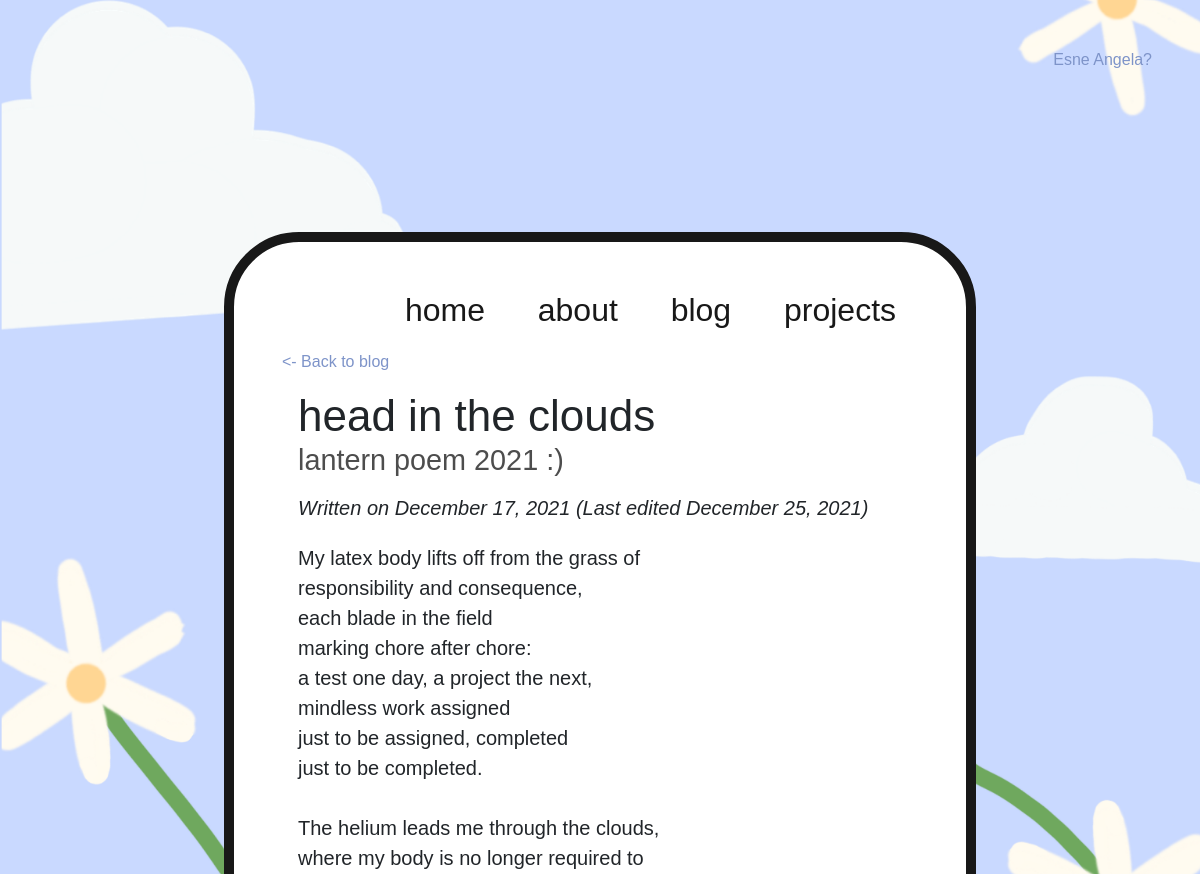
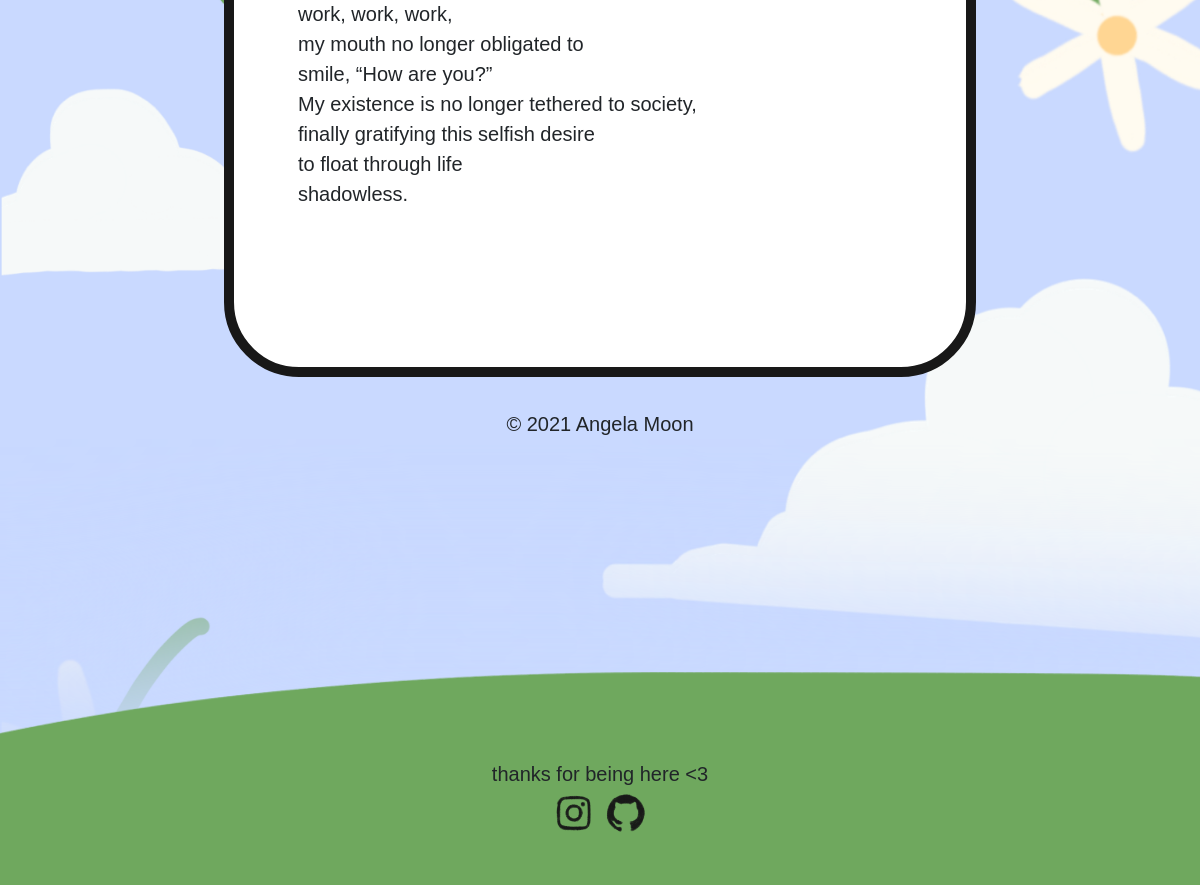
/post/1, run on the app's committed database (2 pictures, top to bottom).
### website/models.py (models this page shows)
class Post(db.Model):
    id = db.Column(db.Integer, primary_key=True)
    title = db.Column(db.Text, nullable=False)
    subtitle = db.Column(db.Text, nullable=False)
    text = db.Column(db.Text, nullable=False)
    date_created = db.Column(db.DateTime, nullable=False)
    date_edited = db.Column(db.DateTime)

### website/views.py (the view)
@views.route("/post/<id>")
def view_post(id):
    post = Post.query.filter_by(id=id).first()
    return render_template("post.html", user=current_user,post=post, type="static")

### website/templates/post.html
{% extends "base.html" %} {% block title %}{{post.title}}{% endblock %} {% block
content %}
<a href="/blog" id="back-link"><- Back to blog</a>
<div id="page-heading">
  <h3>{{post.title}}</h3>
  <h5>{{post.subtitle}}</h5>
  <p>
    Written on {{post.date_created.strftime('%B %d, %Y')}} {%if post.date_edited
    != None%} (Last edited {{post.date_edited.strftime('%B %d, %Y')}}) {%endif%}
  </p>
</div>
<div id="post-body"><p>{{post.text|safe}}</p></div>
{% endblock %}

### website/templates/base.html (shortened to what this page needs)
<!DOCTYPE html>
<html>
  <head>
    <link rel="stylesheet" href="https://use.typekit.net/cgv1ais.css" />
    <link
      href="https://cdn.jsdelivr.net/npm/bootstrap@5.0.2/dist/css/bootstrap.min.css"
      rel="stylesheet"
    />
    <link
      rel="stylesheet"
      type="text/css"
      href="{{url_for('static', filename='styles.css')}}"
    />
  </head>
  <body id={{type}}>
    {% if user.is_authenticated %}
    <div id="login-link"><a href="/logout">Logout</a></div>
    {% else %}
    <div id="login-link"><a href="/login">Esne Angela?</a></div>
    {% endif %}
    <div class="content">
      <nav class="nav-bar">
        <a href="/">home</a>
        <a href="/about">about</a>
        <a href="/blog">blog</a>
        <a href="/projects">projects</a>
      </nav>
       {% block content%} {%
      endblock %}
    </div>
    <p id="copyright">© 2021 Angela Moon</p>
    <footer class="footer">
      <p>thanks for being here <3</p>
      <div class="social-links">
        <a href="https://instagram.com/angelamoooon" target="_blank">
          <img src="{{url_for('static', filename='instagram.png')}}" />
        </a>
        <a href="https://github.com/angela-moon" target="_blank">
          <img src="{{url_for('static', filename='github.png')}}" />
        </a>
      </div>
    </footer>
  </body>
</html>

### website/static/styles.css (style rules this page uses)
body { background-image: url("background.png"); background-color: #c9d9ff; font-family: acumin-pro, sans-serif; }
h3 { font-size: 2.75em; font-weight: normal; }
h5 { font-size: 1.8em; font-weight: normal; }
p { font-size: 1.25em; }
a { color: #7e94c9; text-decoration: none; }
#static { background-size: cover; }
#login-link { text-align: right; margin: 3rem 3rem 0rem 0rem; color: #6a96ee; }
.content { margin: 10rem 14rem 2rem 14rem; border: 10px solid rgb(24, 24, 24); border-radius: 75px; background-color: white; padding: 2.75em 3em 5em 3em; }
.nav-bar { text-align: right; font-size: 2em; }
.nav-bar a { padding: 0em 0.687em; text-decoration: none; color: rgb(24, 24, 24); }
#copyright { text-align: center; margin: 1rem 0rem 0rem 0rem; }
.footer { padding: 20em 0em 2em 0em; background-image: url("footer.png"); }
footer p { text-align: center; margin: 0em; }
.social-links { text-align: center; }
.social-links img { width: 3em; height: auto; margin: 0em 0em 1em 0em; }
.social-links a { color: white; }
#page-heading { margin: 0rem 0rem 1.25rem 0rem; }
#page-heading h2, #page-heading h3 { margin: 1rem 0rem 0rem 1rem; }
#page-heading p { font-style: italic; margin: 0rem 0rem 0rem 1rem; }
#page-heading h5 { color: rgb(77, 77, 77); margin: 0rem 0rem 1rem 1rem; }
#back-link { display: block; margin: 1rem 0rem 0rem 0rem; }
.about-grid h4, p { margin: 0em; }
#post-body { margin: 1rem 1rem 3rem 1rem; word-break: break-word; }

### data on the page
Post: title "head in the clouds", subtitle "lantern poem 2021 :)", date_created "December 17, 2021", date_edited "December 25, 2021", text "My latex body lifts off from the grass of responsibility and consequence, each blade in the field marking chore after chore: a test one day, a project the next, mindless work assigned just to be assigned, completed just to be completed. The helium leads me through the clouds, where my body is no longer required to work, work, work, my mouth no longer obligated to smile, “How are you?” My existence is no longer tethered to society, finally gratifying this selfish desire to float through life shadowless."
